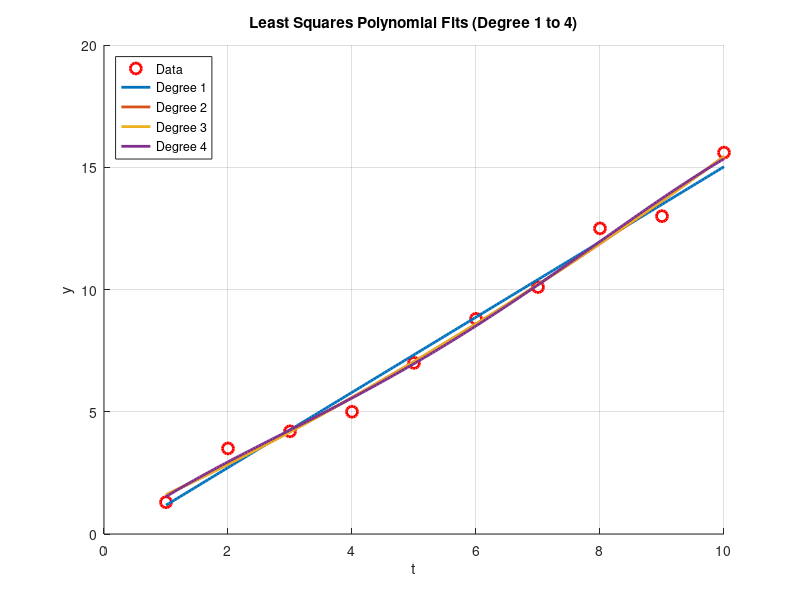

The MATLAB source for this figure:
clc;        % Clear command window
clear;      % Clear workspace
close all;  % Close all figures

% -----------------------------
% Given data
% -----------------------------
t = 1:10;   % t_i values
y = [1.3 3.5 4.2 5.0 7.0 8.8 10.1 12.5 13.0 15.6];  % y_i values

% -----------------------------
% Fine grid for smooth plotting
% -----------------------------
t_fine = linspace(1,10,200);

% -----------------------------
% Create a figure
% -----------------------------
figure;
hold on;
grid on;

% Plot original data
plot(t, y, 'ro', 'MarkerSize', 8, 'LineWidth', 2);

% -----------------------------
% Loop for degrees 1 to 4
% -----------------------------
for n = 1:4
    
    % Least squares polynomial fit
    p = polyfit(t, y, n);
    
    % Evaluate polynomial at data points
    y_fit = polyval(p, t);
    
    % Compute error E (sum of squared errors)
    E = sum((y - y_fit).^2);
    
    % Display results
    fprintf('\nDegree %d polynomial coefficients:\n', n);
    disp(p);
    fprintf('Error E = %.6f\n', E);
    
    % Plot polynomial curve
    plot(t_fine, polyval(p, t_fine), 'LineWidth', 2);
end

% -----------------------------
% Labels and legend
% -----------------------------
xlabel('t');
ylabel('y');
title('Least Squares Polynomial Fits (Degree 1 to 4)');
legend('Data', 'Degree 1', 'Degree 2', 'Degree 3', 'Degree 4', 'Location', 'northwest');
